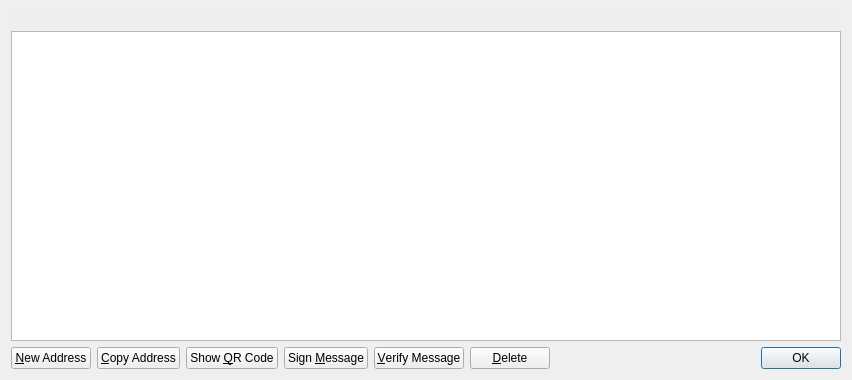
<?xml version="1.0" encoding="UTF-8"?>
<ui version="4.0">
 <class>AddressBookPage</class>
 <widget class="QWidget" name="AddressBookPage">
  <property name="geometry">
   <rect>
    <x>0</x>
    <y>0</y>
    <width>852</width>
    <height>380</height>
   </rect>
  </property>
  <property name="windowTitle">
   <string>Address Book</string>
  </property>
  <layout class="QVBoxLayout" name="verticalLayout">
   <item>
    <widget class="QLabel" name="labelExplanation">
     <property name="styleSheet">
      <string notr="true">#labelExplanation { color: #ededed; }</string>
     </property>
     <property name="text">
      <string>These are your B2Bcoin addresses for receiving payments. You may want to give a different one to each sender so you can keep track of who is paying you.</string>
     </property>
     <property name="textFormat">
      <enum>Qt::PlainText</enum>
     </property>
     <property name="wordWrap">
      <bool>true</bool>
     </property>
    </widget>
   </item>
   <item>
    <widget class="QTableView" name="tableView">
     <property name="contextMenuPolicy">
      <enum>Qt::CustomContextMenu</enum>
     </property>
     <property name="toolTip">
      <string>Double-click to edit address or label</string>
     </property>
     <property name="tabKeyNavigation">
      <bool>false</bool>
     </property>
     <property name="alternatingRowColors">
      <bool>true</bool>
     </property>
     <property name="selectionMode">
      <enum>QAbstractItemView::SingleSelection</enum>
     </property>
     <property name="selectionBehavior">
      <enum>QAbstractItemView::SelectRows</enum>
     </property>
     <property name="sortingEnabled">
      <bool>true</bool>
     </property>
     <attribute name="verticalHeaderVisible">
      <bool>false</bool>
     </attribute>
    </widget>
   </item>
   <item>
    <layout class="QHBoxLayout" name="horizontalLayout">
     <item>
      <widget class="QPushButton" name="newAddressButton">
       <property name="toolTip">
        <string>Create a new address</string>
       </property>
       <property name="text">
        <string>&amp;New Address</string>
       </property>
       <property name="icon">
        <iconset resource="../bitcoin.qrc">
         <normaloff>:/icons/add</normaloff>:/icons/add</iconset>
       </property>
      </widget>
     </item>
     <item>
      <widget class="QPushButton" name="copyToClipboard">
       <property name="toolTip">
        <string>Copy the currently selected address to the system clipboard</string>
       </property>
       <property name="text">
        <string>&amp;Copy Address</string>
       </property>
       <property name="icon">
        <iconset resource="../bitcoin.qrc">
         <normaloff>:/icons/editcopy</normaloff>:/icons/editcopy</iconset>
       </property>
      </widget>
     </item>
     <item>
      <widget class="QPushButton" name="showQRCode">
       <property name="text">
        <string>Show &amp;QR Code</string>
       </property>
       <property name="icon">
        <iconset resource="../bitcoin.qrc">
         <normaloff>:/icons/qrcode</normaloff>:/icons/qrcode</iconset>
       </property>
      </widget>
     </item>
     <item>
      <widget class="QPushButton" name="signMessage">
       <property name="toolTip">
        <string>Sign a message to prove you own a B2Bcoin address</string>
       </property>
       <property name="text">
        <string>Sign &amp;Message</string>
       </property>
       <property name="icon">
        <iconset resource="../bitcoin.qrc">
         <normaloff>:/icons/edit</normaloff>:/icons/edit</iconset>
       </property>
      </widget>
     </item>
     <item>
      <widget class="QPushButton" name="verifyMessage">
       <property name="toolTip">
        <string>Verify a message to ensure it was signed with a specified B2Bcoin address</string>
       </property>
       <property name="text">
        <string>&amp;Verify Message</string>
       </property>
       <property name="icon">
        <iconset resource="../bitcoin.qrc">
         <normaloff>:/icons/transaction_0</normaloff>:/icons/transaction_0</iconset>
       </property>
      </widget>
     </item>
     <item>
      <widget class="QPushButton" name="deleteButton">
       <property name="toolTip">
        <string>Delete the currently selected address from the list</string>
       </property>
       <property name="text">
        <string>&amp;Delete</string>
       </property>
       <property name="icon">
        <iconset resource="../bitcoin.qrc">
         <normaloff>:/icons/remove</normaloff>:/icons/remove</iconset>
       </property>
      </widget>
     </item>
     <item>
      <spacer name="horizontalSpacer">
       <property name="orientation">
        <enum>Qt::Horizontal</enum>
       </property>
       <property name="sizeHint" stdset="0">
        <size>
         <width>40</width>
         <height>20</height>
        </size>
       </property>
      </spacer>
     </item>
     <item>
      <widget class="QDialogButtonBox" name="buttonBox">
       <property name="sizePolicy">
        <sizepolicy hsizetype="Maximum" vsizetype="Fixed">
         <horstretch>0</horstretch>
         <verstretch>0</verstretch>
        </sizepolicy>
       </property>
       <property name="standardButtons">
        <set>QDialogButtonBox::Ok</set>
       </property>
      </widget>
     </item>
    </layout>
   </item>
  </layout>
 </widget>
 <resources>
  <include location="../bitcoin.qrc"/>
 </resources>
 <connections/>
</ui>
